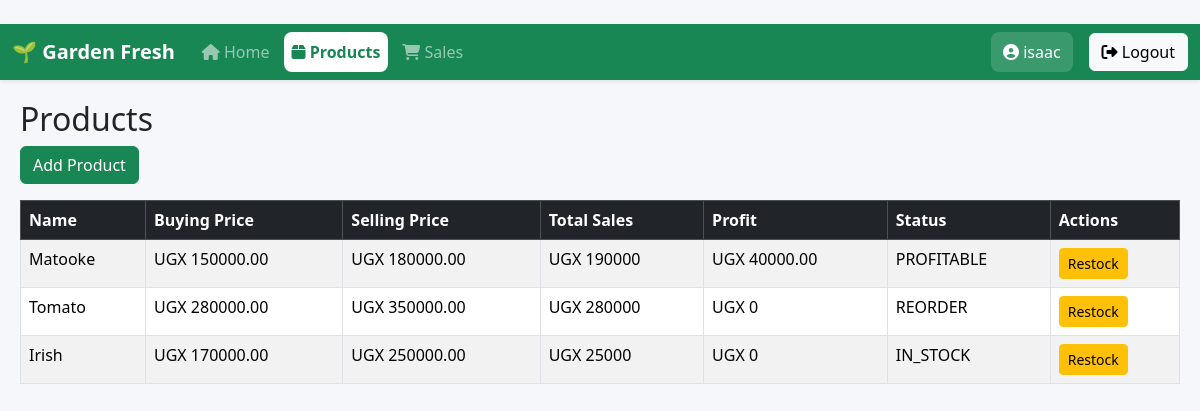
Screenshot of /products/ (signed in) with the database file from the repository.
### inventory/models.py (models this page shows, shortened)
class Product(models.Model):
    name = models.CharField(
        max_length=100,
        unique=True
    )
    buying_price = models.DecimalField(
        max_digits=12,
        decimal_places=2,
        default=0
    )
    selling_price = models.DecimalField(
        max_digits=12,
        decimal_places=2,
        default=0
    )
    created_at = models.DateTimeField(
        auto_now_add=True
    )
    @property
    def total_sales(self):
        return (
            self.sales.aggregate(
                total=Sum('amount')
            )['total']
            or 0
        )
    @property
    def total_investment(self):
        investment = self.investments.aggregate(
            total=Sum('amount')
        )['total']
        if investment:
            return investment
        return self.buying_price
    @property
    def profit(self):
        if self.total_sales > self.total_investment:
            return (
                self.total_sales -
                self.total_investment
            )
        return 0
    @property
    def recovery_percentage(self):
        if self.total_investment == 0:
            return 0
        percentage = (
            self.total_sales /
            self.total_investment
        ) * 100
        return round(percentage, 2)
    @property
    def stock_status(self):
        percentage = self.recovery_percentage
        if percentage < 70:
            return "IN_STOCK"
        elif percentage < 100:
            return "LOW_STOCK"
        elif percentage == 100:
            return "REORDER"
        return "PROFITABLE"

### inventory/views.py (the view)
@login_required
def product_list(request):
    products = Product.objects.all()
    return render(
        request,
        'inventory/product_list.html',
        {'products': products}
    )

### templates/inventory/product_list.html
﻿{% extends 'base.html' %}
{% block content %}
<h2>Products</h2>
<div class="mb-3">
    <a href="{% url 'add_product' %}"
       class="btn btn-success">
        Add Product
    </a>
</div>
<table class="table table-bordered table-striped">
    <thead class="table-dark">
        <tr>
            <th>Name</th>
            <th>Buying Price</th>
            <th>Selling Price</th>
            <th>Total Sales</th>
            <th>Profit</th>
            <th>Status</th>
            <th>Actions</th>
        </tr>
    </thead>
    <tbody>
        {% for product in products %}
        <tr>
            <td>{{ product.name }}</td>
            <td>
                UGX {{ product.buying_price }}
            </td>
            <td>
                UGX {{ product.selling_price }}
            </td>
            <td>
                UGX {{ product.total_sales }}
            </td>
            <td>
                UGX {{ product.profit }}
            </td>
            <td>
                {{ product.stock_status }}
            </td>
            <td>
                <a href="{% url 'restock_product' product.id %}"
                   class="btn btn-warning btn-sm">
                    Restock
                </a>
            </td>
        </tr>
        {% empty %}
        <tr>
            <td colspan="7" class="text-center">
                No Products Available
            </td>
        </tr>
        {% endfor %}
    </tbody>
</table>
{% endblock %}

### templates/base.html (shortened to what this page needs)
﻿{% load static %}
<!DOCTYPE html>
<html lang="en">
<head>
    <link href="https://cdn.jsdelivr.net/npm/bootstrap@5.3.3/dist/css/bootstrap.min.css"
          rel="stylesheet">
    <link href="https://cdnjs.cloudflare.com/ajax/libs/font-awesome/6.5.2/css/all.min.css"
          rel="stylesheet">
</head>
<body>
    <nav class="navbar navbar-expand-lg navbar-dark bg-success shadow-sm">
        <div class="container-fluid">
            <a class="navbar-brand"
               href="{% url 'home' %}">
                🌱 Garden Fresh
            </a>
            <div class="collapse navbar-collapse"
                 id="navbarNav">
                <ul class="navbar-nav me-auto">
                    <li class="nav-item">
                        <a class="nav-link {% if '/home/' in request.path %}active{% endif %}"
                           href="{% url 'home' %}">
                            <i class="fas fa-home"></i>
                            Home
                        </a>
                    </li>
                    <li class="nav-item">
                        <a class="nav-link {% if '/products/' in request.path %}active{% endif %}"
                           href="{% url 'product_list' %}">
                            <i class="fas fa-box"></i>
                            Products
                        </a>
                    </li>
                    <li class="nav-item">
                        <a class="nav-link {% if '/sales/' in request.path %}active{% endif %}"
                           href="{% url 'sale_list' %}">
                            <i class="fas fa-cart-shopping"></i>
                            Sales
                        </a>
                    </li>
                </ul>
                {% if request.user.is_authenticated %}
                <div class="d-flex flex-column flex-lg-row align-items-lg-center user-section">
                    <div class="user-badge text-white me-lg-3 mb-2 mb-lg-0">
                        <i class="fas fa-user-circle"></i>
                        {% if request.user.get_full_name %}
                        {{ request.user.get_full_name }}
                        {% else %}
                        {{ request.user.username }}
                        {% endif %}
                    </div>
                    <a href="{% url 'logout' %}"
                       class="btn btn-light logout-btn">
                        <i class="fas fa-sign-out-alt"></i>
                        Logout
                    </a>
                </div>
                {% endif %}
            </div>
        </div>
    </nav>
    <div class="container-fluid page-container">
        {% block content %}
        {% endblock %}
    </div>

### templates/base.html (style rules this page uses)
body { background-color: #f5f7fa; }
.navbar-brand { font-weight: bold; }
.nav-link { border-radius: 8px; margin: 0 3px; transition: 0.3s; }
.nav-link.active { background: white; color: #198754 !important; font-weight: 600; }
.user-badge { background: rgba(255,255,255,0.15); padding: 8px 12px; border-radius: 8px; }
.page-container { padding: 20px; }

### rows the page displays
Product: name "Matooke", buying_price "150000.00", selling_price "180000.00", total_sales "190000", profit "40000.00", stock_status "PROFITABLE"
Product: name "Tomato", buying_price "280000.00", selling_price "350000.00", total_sales "280000", profit "0", stock_status "REORDER"
Product: name "Irish", buying_price "170000.00", selling_price "250000.00", total_sales "25000", profit "0", stock_status "IN_STOCK"

### other values shown
{{ request.user.username }} "isaac"
